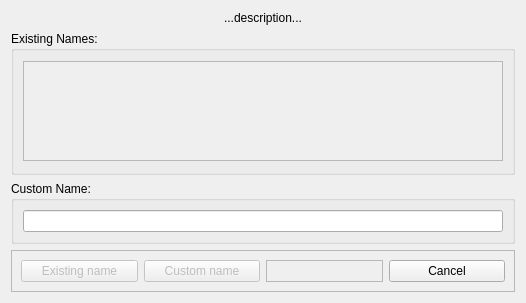
<?xml version="1.0" encoding="UTF-8"?>
<ui version="4.0">
 <class>Dialog</class>
 <widget class="QDialog" name="Dialog">
  <property name="geometry">
   <rect>
    <x>0</x>
    <y>0</y>
    <width>526</width>
    <height>303</height>
   </rect>
  </property>
  <property name="minimumSize">
   <size>
    <width>0</width>
    <height>0</height>
   </size>
  </property>
  <property name="maximumSize">
   <size>
    <width>1000</width>
    <height>1000</height>
   </size>
  </property>
  <property name="windowTitle">
   <string>Dialog</string>
  </property>
  <layout class="QVBoxLayout" name="verticalLayout_2">
   <item>
    <widget class="QLabel" name="label_Description">
     <property name="maximumSize">
      <size>
       <width>16777215</width>
       <height>50</height>
      </size>
     </property>
     <property name="text">
      <string>...description...</string>
     </property>
     <property name="alignment">
      <set>Qt::AlignCenter</set>
     </property>
    </widget>
   </item>
   <item>
    <widget class="QGroupBox" name="groupBox">
     <property name="title">
      <string>Existing Names:</string>
     </property>
     <layout class="QGridLayout" name="gridLayout_2">
      <item row="0" column="0">
       <widget class="QListWidget" name="listWidget_Existing">
        <property name="enabled">
         <bool>false</bool>
        </property>
        <property name="minimumSize">
         <size>
          <width>0</width>
          <height>0</height>
         </size>
        </property>
        <property name="maximumSize">
         <size>
          <width>16777215</width>
          <height>100</height>
         </size>
        </property>
       </widget>
      </item>
     </layout>
    </widget>
   </item>
   <item>
    <widget class="QGroupBox" name="groupBox_2">
     <property name="minimumSize">
      <size>
       <width>0</width>
       <height>0</height>
      </size>
     </property>
     <property name="title">
      <string>Custom Name:</string>
     </property>
     <layout class="QHBoxLayout" name="horizontalLayout">
      <item>
       <widget class="QLineEdit" name="lineEdit_Custom"/>
      </item>
     </layout>
    </widget>
   </item>
   <item>
    <widget class="QFrame" name="frame_2">
     <property name="frameShape">
      <enum>QFrame::StyledPanel</enum>
     </property>
     <property name="frameShadow">
      <enum>QFrame::Raised</enum>
     </property>
     <layout class="QGridLayout" name="gridLayout">
      <item row="0" column="0">
       <widget class="QPushButton" name="pushButton_Existing">
        <property name="enabled">
         <bool>false</bool>
        </property>
        <property name="maximumSize">
         <size>
          <width>150</width>
          <height>16777215</height>
         </size>
        </property>
        <property name="text">
         <string>Existing name</string>
        </property>
       </widget>
      </item>
      <item row="0" column="3">
       <widget class="QPushButton" name="pushButton_Reject">
        <property name="maximumSize">
         <size>
          <width>150</width>
          <height>16777215</height>
         </size>
        </property>
        <property name="text">
         <string>Cancel</string>
        </property>
       </widget>
      </item>
      <item row="0" column="1">
       <widget class="QPushButton" name="pushButton_Custom">
        <property name="enabled">
         <bool>false</bool>
        </property>
        <property name="maximumSize">
         <size>
          <width>150</width>
          <height>16777215</height>
         </size>
        </property>
        <property name="text">
         <string>Custom name</string>
        </property>
       </widget>
      </item>
      <item row="0" column="2">
       <widget class="QFrame" name="frame">
        <property name="frameShape">
         <enum>QFrame::StyledPanel</enum>
        </property>
        <property name="frameShadow">
         <enum>QFrame::Raised</enum>
        </property>
       </widget>
      </item>
     </layout>
    </widget>
   </item>
  </layout>
 </widget>
 <resources/>
 <connections/>
</ui>
